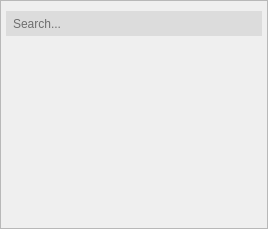
                  <widget class="QFrame" name="exchangeStackedFrame">
                   <property name="minimumSize">
                    <size>
                     <width>0</width>
                     <height>100</height>
                    </size>
                   </property>
                   <property name="styleSheet">
                    <string notr="true"/>
                   </property>
                   <property name="frameShape">
                    <enum>QFrame::StyledPanel</enum>
                   </property>
                   <property name="frameShadow">
                    <enum>QFrame::Raised</enum>
                   </property>
                   <layout class="QVBoxLayout" name="verticalLayout_4">
                    <property name="leftMargin">
                     <number>5</number>
                    </property>
                    <property name="topMargin">
                     <number>10</number>
                    </property>
                    <property name="rightMargin">
                     <number>5</number>
                    </property>
                    <property name="bottomMargin">
                     <number>0</number>
                    </property>
                    <item>
                     <widget class="QStackedWidget" name="stackedWidget">
                      <property name="styleSheet">
                       <string notr="true"/>
                      </property>
                      <widget class="QWidget" name="watchListPage">
                       <layout class="QVBoxLayout" name="verticalLayout_5">
                        <property name="spacing">
                         <number>0</number>
                        </property>
                        <property name="leftMargin">
                         <number>0</number>
                        </property>
                        <property name="topMargin">
                         <number>0</number>
                        </property>
                        <property name="rightMargin">
                         <number>0</number>
                        </property>
                        <property name="bottomMargin">
                         <number>0</number>
                        </property>
                        <item>
                         <widget class="CENTAUR_NAMESPACE::SearchLineEdit" name="watchListSearch">
                          <property name="styleSheet">
                           <string notr="true">QLineEdit{
border: 0px;
color: black;
background-color: rgb(220,220,220);
border-radius:  0px;
min-height: 25px;
padding: 0 0 0 5;
}


QLineEdit:hover{
background-color:  rgb(232,232,232);
border: 2px solid #339ef4
}

QLineEdit:focus{
background-color:  rgb(240,240,240);
border: 2px solid #56aff6;
}
</string>
                          </property>
                          <property name="placeholderText">
                           <string>Search...</string>
                          </property>
                          <property name="clearButtonEnabled">
                           <bool>true</bool>
                          </property>
                         </widget>
                        </item>
                        <item>
                         <widget class="CENTAUR_NAMESPACE::OptionsTableWidget" name="watchListTable">
                          <property name="font">
                           <font>
                            <pointsize>11</pointsize>
                           </font>
                          </property>
                          <property name="styleSheet">
                           <string notr="true">QTableView {
    color: white;
    background-color: rgba(46,53,59, 0);
    border: 0px;
}

QTableView QTableCornerButton::section {
    background: #5299D4;
    border: 0px;
}

QTableView::item {
    border: 0px;
    height: 20px;
}

QTableView::item:hover{
    background-color: rgb(79,85,90);
}

QTableView::item:hover:selected{
    background-color: rgb(104,109,113);
	font-weight: 800;
}

QTableView::item:selected{
    color: white;
	font-weight: 600;
    background-color: rgb(91,97,102);
}

QHeaderView::section:checked
{
    background-color:  #3387CD;
    color: white;
}


QHeaderView::section {
    font: normal 800 12px Roboto;
    padding-left: 4px;
    border: 0px;
    height: 20px;
    background-color: #0069c0;
    color: white;
    padding-left: 4px;
    border: 0px;
}

QHeaderView::section:hover
{
    background-color: #5299D4;
    color: white;
}

</string>
                          </property>
                          <property name="editTriggers">
                           <set>QAbstractItemView::NoEditTriggers</set>
                          </property>
                          <property name="selectionMode">
                           <enum>QAbstractItemView::SingleSelection</enum>
                          </property>
                          <property name="selectionBehavior">
                           <enum>QAbstractItemView::SelectItems</enum>
                          </property>
                          <property name="iconSize">
                           <size>
                            <width>12</width>
                            <height>12</height>
                           </size>
                          </property>
                          <property name="showGrid">
                           <bool>false</bool>
                          </property>
                          <property name="gridStyle">
                           <enum>Qt::NoPen</enum>
                          </property>
                          <property name="sortingEnabled">
                           <bool>true</bool>
                          </property>
                          <property name="cornerButtonEnabled">
                           <bool>false</bool>
                          </property>
                          <attribute name="horizontalHeaderMinimumSectionSize">
                           <number>26</number>
                          </attribute>
                          <attribute name="horizontalHeaderShowSortIndicator" stdset="0">
                           <bool>true</bool>
                          </attribute>
                          <attribute name="horizontalHeaderStretchLastSection">
                           <bool>true</bool>
                          </attribute>
                          <attribute name="verticalHeaderVisible">
                           <bool>false</bool>
                          </attribute>
                         </widget>
                        </item>
                       </layout>
                      </widget>
                     </widget>
                    </item>
                   </layout>
                  </widget>
